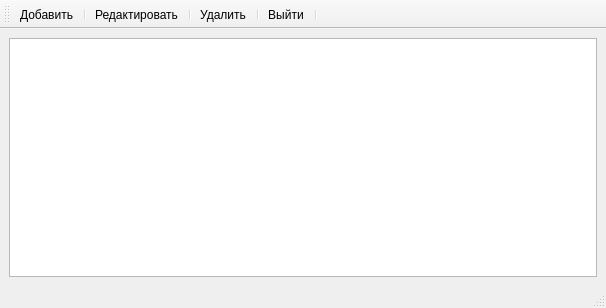
<?xml version="1.0" encoding="UTF-8"?>
<ui version="4.0">
 <class>MainWindow</class>
 <widget class="QMainWindow" name="MainWindow">
  <property name="geometry">
   <rect>
    <x>0</x>
    <y>0</y>
    <width>606</width>
    <height>308</height>
   </rect>
  </property>
  <property name="windowTitle">
   <string>MainWindow</string>
  </property>
  <widget class="QWidget" name="centralwidget">
   <layout class="QHBoxLayout" name="horizontalLayout">
    <item>
     <widget class="QTableWidget" name="tableWidget"/>
    </item>
   </layout>
  </widget>
  <widget class="QStatusBar" name="statusbar"/>
  <widget class="QToolBar" name="toolBar">
   <property name="windowTitle">
    <string>toolBar</string>
   </property>
   <property name="toolButtonStyle">
    <enum>Qt::ToolButtonTextBesideIcon</enum>
   </property>
   <attribute name="toolBarArea">
    <enum>TopToolBarArea</enum>
   </attribute>
   <attribute name="toolBarBreak">
    <bool>false</bool>
   </attribute>
   <addaction name="actAddFlag"/>
   <addaction name="separator"/>
   <addaction name="actEdit"/>
   <addaction name="separator"/>
   <addaction name="actDelete"/>
   <addaction name="separator"/>
   <addaction name="actExit"/>
   <addaction name="separator"/>
  </widget>
  <action name="actAddFlag">
   <property name="icon">
    <iconset>
     <normaloff>../../../../../usr/share/icons/gnome/22x22/actions/add.png</normaloff>../../../../../usr/share/icons/gnome/22x22/actions/add.png</iconset>
   </property>
   <property name="text">
    <string>Добавить</string>
   </property>
   <property name="toolTip">
    <string>Добавить новый флаг</string>
   </property>
  </action>
  <action name="actEdit">
   <property name="icon">
    <iconset>
     <normaloff>../../../../../usr/share/icons/gnome/22x22/apps/accessories-text-editor.png</normaloff>../../../../../usr/share/icons/gnome/22x22/apps/accessories-text-editor.png</iconset>
   </property>
   <property name="text">
    <string>Редактировать</string>
   </property>
   <property name="toolTip">
    <string>Редактировать флаг</string>
   </property>
  </action>
  <action name="actDelete">
   <property name="icon">
    <iconset>
     <normaloff>../../../../../usr/share/icons/gnome/22x22/actions/remove.png</normaloff>../../../../../usr/share/icons/gnome/22x22/actions/remove.png</iconset>
   </property>
   <property name="text">
    <string>Удалить</string>
   </property>
   <property name="toolTip">
    <string>Удалить флаг</string>
   </property>
  </action>
  <action name="actExit">
   <property name="icon">
    <iconset>
     <normaloff>../../../../../usr/share/icons/gnome/22x22/actions/gtk-quit.png</normaloff>../../../../../usr/share/icons/gnome/22x22/actions/gtk-quit.png</iconset>
   </property>
   <property name="text">
    <string>Выйти</string>
   </property>
   <property name="toolTip">
    <string>Выйти из программы</string>
   </property>
  </action>
 </widget>
 <resources/>
 <connections/>
</ui>
